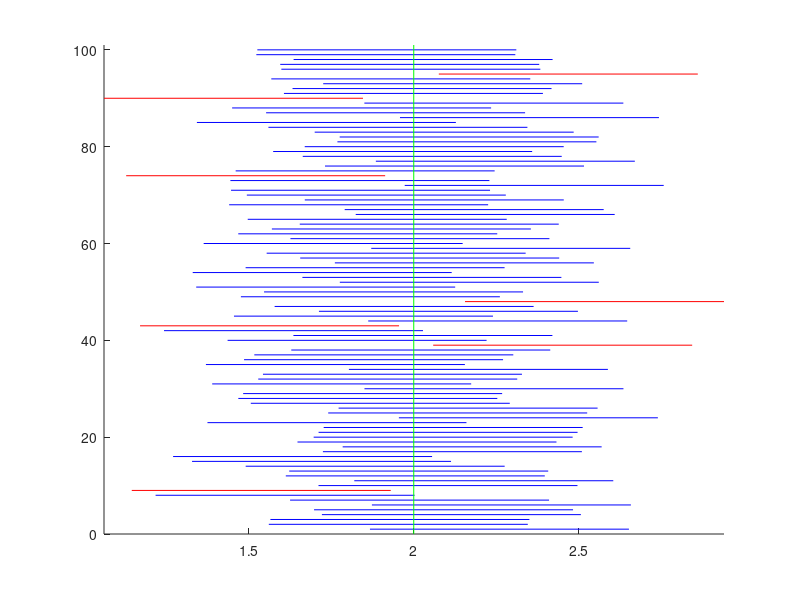

Source code (MATLAB): (Note: this script raises an error after producing the figure.)
%% Simulation of confidence intervals

% Parameters:
n = 25;               % Number of measurements (sample size for each interval)
mu = 2;               % Expected value (mean) of the normal distribution
sigma = 1;            % Standard deviation of the normal distribution
alpha = 0.05;         % Significance level (used for 95% confidence interval)

% Simulation of n * 100 observations (n observations for each of 100 intervals)
x = normrnd(mu, sigma, n, 100);   % n x 100 matrix of observations, generated from N(mu, sigma)

% Estimation of mu by the mean of each sample
xbar = mean(x);       % Vector containing the means of 100 samples (1 mean for each sample of 25 observations)

% Computation of upper and lower limits for the confidence intervals
lowerl = xbar - norminv(1 - alpha/2) * sigma / sqrt(n);  % Lower limit of the confidence intervals
upperl = xbar + norminv(1 - alpha/2) * sigma / sqrt(n);  % Upper limit of the confidence intervals

% Plot all the intervals, marking those that do not cover the true value in red
figure(1)             % Create a new figure window
hold on               % Hold the plot to overlay multiple intervals
for k = 1:100
    if upperl(k) < mu          % If the upper limit is below the true value of mu
        plot([lowerl(k) upperl(k)], [k k], 'r')   % Plot the interval in red
    elseif lowerl(k) > mu      % If the lower limit is above the true value of mu
        plot([lowerl(k) upperl(k)], [k k], 'r')   % Plot the interval in red
    else
        plot([lowerl(k) upperl(k)], [k k], 'b')   % Otherwise, plot the interval in blue
    end
end

% Adjust the axis to improve the visual appearance of the plot
b1 = min(xbar - norminv(1 - alpha/2) * sigma / sqrt(n));  % Minimum value for the x-axis
b2 = max(xbar + norminv(1 - alpha/2) * sigma / sqrt(n));  % Maximum value for the x-axis
axis([b1 b2 0 101])   % Set the axis limits to minimize unused space in the figure

% Plot the true value of mu as a vertical green line
plot([mu mu], [0 101], 'g')

hold off              % Release the hold on the plot

%% Problem 2: Maximum likelihood/Least squares
M = 1e4;  % Number of observations
b = 4;    % True value of the Rayleigh parameter
x = raylrnd(b, M, 1);  % Generate random Rayleigh-distributed data

% Plot histogram of the data using the updated hist_density function
hist_density(x, 40)  % Calls your function to plot a normalized histogram
hold on

% Maximum Likelihood Estimate (MLE) for b
my_est_ml = sqrt(sum(x.^2) / (2 * M));  

% Least Squares Estimate (LSE) for b
my_est_ls = (2 / (M * pi)) * sum(x);  

% Plot the ML and LS estimates as stars and the true b as a circle
plot(my_est_ml, 0, 'r*')  % Red star for MLE
plot(my_est_ls, 0, 'g*')  % Green star for LSE
plot(b, 0, 'ro')          % Red circle for the true value of b

plot(0:0.1:6, raylpdf(0:0.1:16, my_est_ml), 'r')
hold off

%% Problem 3: Confidence interval for Rayleigh distribution
load wave_data.mat
% Plot the signal
subplot(211), plot(y(1:end))
title('Wave Data Signal')

% Plot histogram of the signal
subplot(212), hist_density(y, 40)
title('Histogram of Wave Data')


% Number of data points in the wave_data
n = length(y);
% Maximum Likelihood Estimate (MLE) a method of estimating the parameters of an assumed probability distribution, given some observed data
my_est = sqrt(sum(y.^2) / (2 * M));
% Least Squares Estimate (LSE) 
my_est_ls = (2 / (M * pi)) * sum(y);

% Confidence interval calculation (95% confidence level)
alpha = 0.05;  % Confidence level (5% significance level)
z_alpha_2 = norminv(1 - alpha/2);  % z-value for 95% confidence interval

% Standard error of the estimate
std_error = std(y) / sqrt(n); 
upper_bound = my_est - norminv(1 - alpha/2) * std_error;  % Lower limit of the confidence intervals
lower_bound = my_est + norminv(1 - alpha/2) * std_error;  % Upper limit of the confidence intervals

% Plot the confidence interval and estimates
hold on
plot(lower_bound, 0, 'g*')  % Green star for lower bound
plot(upper_bound, 0, 'g*')  % Green star for upper bound
plot(my_est, 0, 'r*')       % Red star for MLE estimate
plot(0:0.1:6, raylpdf(0:0.1:6, my_est), 'r')
hold off

title('MLE and Confidence Interval for Rayleigh Parameter')

%% Problem 4 - Comparison of distributions in different populations
% loading data about 747 women who gave birth to their first 
% child in Malmö during 1991-1993.

load birth.dat

childWeight = birth(:, 3);
motherAge = birth(:, 4);
motherWeight = birth(:, 15);
motherHeight = birth(:, 16);

figure;

% Histogram for birth weight
subplot(2, 2, 1);
hist_density(childWeight, 40);
title('Birth weight distributions');
xlabel('Weight (g)');
ylabel('Density');

% Histogram for mother's age
subplot(2, 2, 2);
hist_density(motherAge, 40);
title('Mother Age Distribution');
xlabel('Age (years)');
ylabel('Density');

% Histogram for mother's weight
subplot(2, 2, 3);
hist_density(motherWeight, 40);
title('Mother Weight Distribution');
xlabel('Age (years)');
ylabel('Density');

% Histogram for mother's height
subplot(2, 2, 4);
hist_density(motherHeight, 40);
title('Mother Height Distribution');
xlabel('Age (years)');
ylabel('Density');

%% Problem 4: Distributions of given data
load birth.dat
% Icke-rökande eller slutat
x = birth(birth(:, 20) < 3, 3);
% Rökande
y = birth(birth(:, 20) == 3, 3);

subplot(2,2,1), boxplot(x),
axis([0 2 500 5000])
title('not smoking during pregnancy');
subplot(2,2,2), boxplot(y),
title('smoking during pregnancy');
axis([0 2 500 5000])

subplot(2,2,3:4), ksdensity(x),
hold on
[fy, ty] = ksdensity(y);
title('probability density function (PDF)');
plot(ty, fy, 'r')
hold off


%% Problem 4.2: Distributions of given data 
load birth.dat
% Svensk
x = birth(birth(:, 7) ==1 , 3);
% Icke-svensk
y = birth(birth(:, 7) == 0, 3);

subplot(2,2,1), boxplot(x),
axis([0 2 500 5000])
title('Icke-svensk');
subplot(2,2,2), boxplot(y),
title('Svensk');
axis([0 2 500 5000])

subplot(2,2,3:4), ksdensity(x),
hold on
[fy, ty] = ksdensity(y);
title('probability density function (PDF)');
plot(ty, fy, 'r')
hold off

%% Problem 5 - Testing for normality

% Load the data
load birth.dat

% Extract variables
childWeight = birth(:, 3);
motherAge = birth(:, 4);
motherWeight = birth(:, 15);
motherHeight = birth(:, 16);

% Create a figure with subplots
figure;

% Normal Probability Plot for Birth Weight
subplot(2, 2, 1);
normplot(childWeight);
title('Normal Probability Plot - Birth Weight');

% Normal Probability Plot for Mother\'s Age
subplot(2, 2, 2);
normplot(motherAge);
title('Normal Probability Plot - Mothers Age');

% Normal Probability Plot for Mother\'s Weight
subplot(2, 2, 3);
normplot(motherWeight);
title('Normal Probability Plot - Mothers Weight');

% Normal Probability Plot for Mother\'s Height
subplot(2, 2, 4);
normplot(motherHeight);
title('Normal Probability Plot - Mothers Height');


% JB-test for Birth Weight
motherAgeTest= jbtest(motherAge,0.05);

% JB-test for Birth Weight
motherHeightTest= jbtest(motherHeight,0.05);

% JB-test for Birth Weight
motherWeightTest= jbtest(motherWeight,0.05);

% JB-test for Birth Weight
childWeightTest= jbtest(childWeight,0.05);


% Store the variable names and JB test results in cell arrays
variables = {'Mothers Age:', 'Mothers Height:', 'Mothers Weight:', 'Childs Weight:'};
jb_results = [motherAgeTest, motherHeightTest, motherWeightTest, childWeightTest];

% Loop through each variable and print the results
for i = 1:length(variables)
    if jb_results(i) == 1
        fprintf('\n%s Given the significance level 0.05 and jbtest outputs 1, \nThe test has rejected the null hypothesis. Therefore not normally distributed., \n', variables{i});
    else
        fprintf('\n%s Given the significance level 0.05 and jbtest outputs 0, \nThe test has accepted the null hypothesis. Therefore normally distributed.\n', variables{i});
    end
end

%% Problem 6 - Simple linear regression
load moore.dat
x= moore(:,1); % the year
y=moore(:,2); % number of trasistors
w = log(y); % the logarithm of the number of transistors/unit 
% area should increase linearly over time.

% Matrix with ones in the columne on left side, and data values on the right side
X = [ones(size(x)) x];
[beta_hat,bint,r,rint,stats] = regress(w,X); 
% the logarithm of the numbers of transistors increase linearly

% Call the estimate w_circumflex 
w_circumflex = X*beta_hat ;

figure
plot(x,w)
hold on
plot(x, w_circumflex)

% Comparing w to w_circumflex to the data y 
res= w_circumflex-w;
disp(res)
subplot(2,1,1), normplot(res)
subplot(2,1,2), hist(res)

%R² value from regress function
r2 = stats(1) 

% prediction of the number of transistors for year 2025 β = (β0, β1)T 
numOfTrans2025 = exp(beta_hat(1)+beta_hat(2)*2025);
fprintf("number of transistor in 2025: %d \n", numOfTrans2025);
fprintf("R²: %d \n", r2);
 